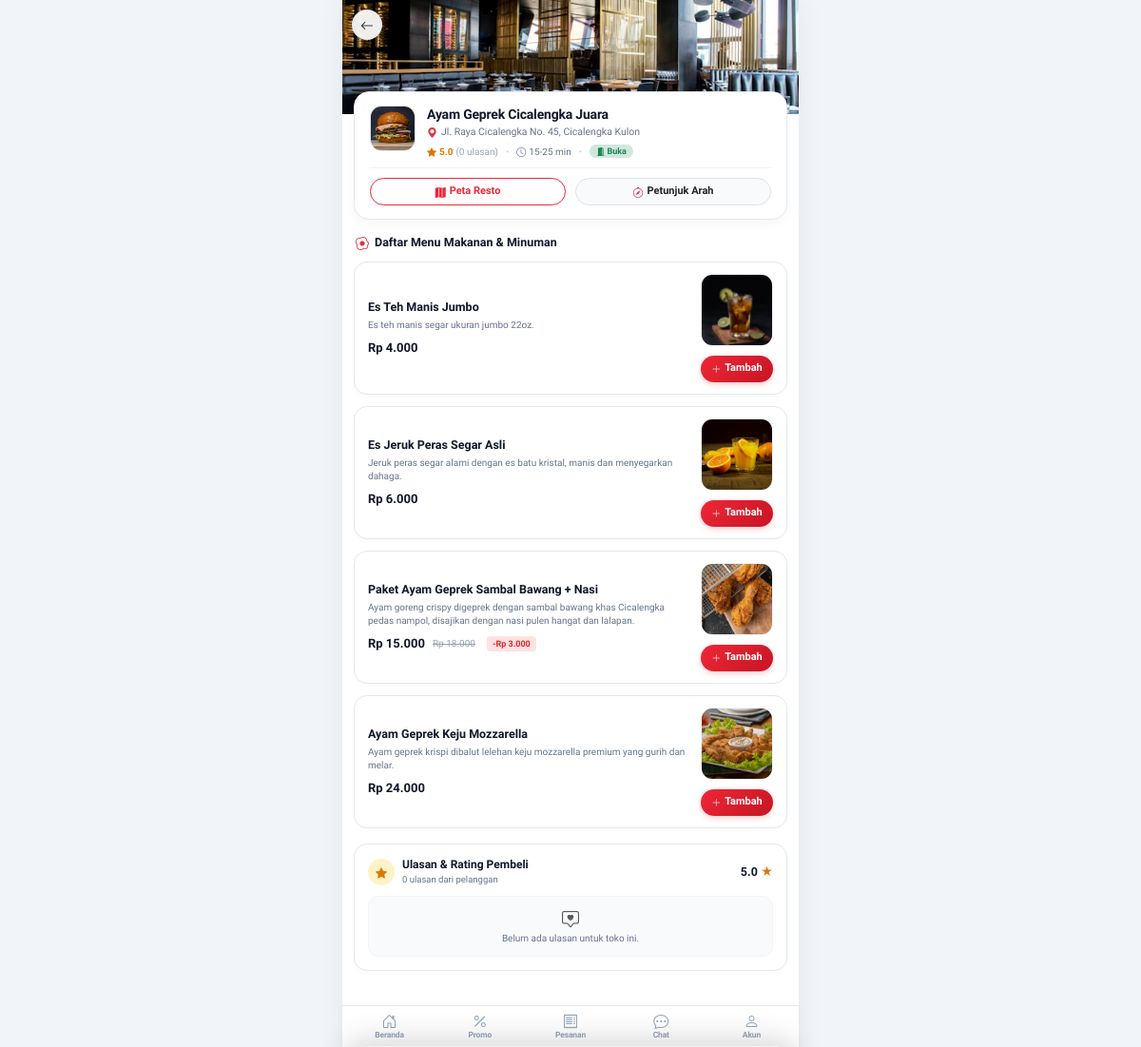
/stores/1, run on the app's committed database.
### tables this page shows
CREATE TABLE `stores` (
  `id` bigint(20) unsigned NOT NULL AUTO_INCREMENT,
  `vendor_id` bigint(20) unsigned NOT NULL,
  `module_id` int(10) unsigned NOT NULL,
  `zone_id` int(10) unsigned NOT NULL,
  `name` varchar(150) NOT NULL,
  `phone` varchar(25) NOT NULL,
  `email` varchar(100) DEFAULT NULL,
  `logo` varchar(255) DEFAULT NULL,
  `cover_photo` varchar(255) DEFAULT NULL,
  `address` text NOT NULL,
  `latitude` decimal(10,8) NOT NULL,
  `longitude` decimal(11,8) NOT NULL,
  `minimum_order` decimal(12,2) NOT NULL DEFAULT 0.00,
  `delivery_time` varchar(30) NOT NULL DEFAULT '20-30 min',
  `delivery_fee` decimal(12,2) NOT NULL DEFAULT 5000.00,
  `tax_percent` decimal(5,2) NOT NULL DEFAULT 0.00,
  `is_open` tinyint(1) NOT NULL DEFAULT 1,
  `status` enum('pending','approved','suspended') NOT NULL DEFAULT 'approved',
  `rating` decimal(3,2) NOT NULL DEFAULT 5.00,
  `reviews_count` int(10) unsigned NOT NULL DEFAULT 0,
  `order_count` int(10) unsigned NOT NULL DEFAULT 0,
  `created_at` timestamp NOT NULL DEFAULT current_timestamp(),
  `updated_at` timestamp NOT NULL DEFAULT current_timestamp() ON UPDATE current_timestamp(),
  PRIMARY KEY (`id`),
  KEY `idx_vendor` (`vendor_id`),
  KEY `idx_module_zone` (`module_id`,`zone_id`),
  KEY `idx_open_status` (`is_open`,`status`),
  KEY `fk_store_zone` (`zone_id`),
  CONSTRAINT `fk_store_module` FOREIGN KEY (`module_id`) REFERENCES `modules` (`id`) ON DELETE CASCADE,
  CONSTRAINT `fk_store_vendor` FOREIGN KEY (`vendor_id`) REFERENCES `users` (`id`) ON DELETE CASCADE,
  CONSTRAINT `fk_store_zone` FOREIGN KEY (`zone_id`) REFERENCES `zones` (`id`) ON DELETE CASCADE
);

CREATE TABLE `products` (
  `id` bigint(20) unsigned NOT NULL AUTO_INCREMENT,
  `store_id` bigint(20) unsigned NOT NULL,
  `module_id` int(10) unsigned NOT NULL,
  `category_id` int(10) unsigned NOT NULL,
  `name` varchar(200) NOT NULL,
  `description` text DEFAULT NULL,
  `image` varchar(255) DEFAULT NULL,
  `price` decimal(12,2) NOT NULL DEFAULT 0.00,
  `discount` decimal(12,2) NOT NULL DEFAULT 0.00,
  `discount_type` enum('percent','amount') NOT NULL DEFAULT 'percent',
  `unit` varchar(20) NOT NULL DEFAULT 'pcs',
  `stock` int(11) NOT NULL DEFAULT 100,
  `is_veg` tinyint(1) NOT NULL DEFAULT 0,
  `is_recommended` tinyint(1) NOT NULL DEFAULT 0,
  `status` tinyint(1) NOT NULL DEFAULT 1,
  `order_count` int(10) unsigned NOT NULL DEFAULT 0,
  `rating` decimal(3,2) NOT NULL DEFAULT 5.00,
  `reviews_count` int(10) unsigned NOT NULL DEFAULT 0,
  `created_at` timestamp NOT NULL DEFAULT current_timestamp(),
  `updated_at` timestamp NOT NULL DEFAULT current_timestamp() ON UPDATE current_timestamp(),
  PRIMARY KEY (`id`),
  KEY `idx_product_store` (`store_id`),
  KEY `idx_product_cat` (`category_id`),
  KEY `idx_product_module` (`module_id`),
  KEY `idx_product_status` (`status`,`is_recommended`),
  CONSTRAINT `fk_product_category` FOREIGN KEY (`category_id`) REFERENCES `categories` (`id`) ON DELETE CASCADE,
  CONSTRAINT `fk_product_module` FOREIGN KEY (`module_id`) REFERENCES `modules` (`id`) ON DELETE CASCADE,
  CONSTRAINT `fk_product_store` FOREIGN KEY (`store_id`) REFERENCES `stores` (`id`) ON DELETE CASCADE
);

### views/customer/store.php (the view, shortened to what the rows shown need)
<div class="position-relative">
    <img src="<?= $baseUrl ?>/<?= htmlspecialchars($store['cover_photo'] ?? 'assets/images/stores/geprek_cover.jpg') ?>" alt="<?= htmlspecialchars($store['name']) ?>" style="width: 100%; height: 120px; object-fit: cover;">
    <div class="position-absolute top-0 start-0" style="padding: 10px;">
        <a href="<?= $baseUrl ?>" class="btn btn-light rounded-circle shadow-sm d-flex align-items-center justify-content-center" style="width: 32px; height: 32px; background: rgba(255, 255, 255, 0.92); backdrop-filter: blur(8px); border: 1px solid rgba(226, 232, 240, 0.8); padding: 0;">
            <i class="bi bi-arrow-left text-dark" style="font-size: 14px;"></i>
        </a>
    </div>
</div>
<div style="padding: 0 12px !important;">
    <div style="background: #FFFFFF; border: 1px solid #E2E8F0; border-radius: 16px !important; margin-top: -24px; position: relative; z-index: 2; padding: 14px 16px !important; margin-bottom: 16px !important; box-shadow: 0 4px 12px rgba(0, 0, 0, 0.04);">
        <div style="display: flex; align-items: flex-start; gap: 12px !important; margin-bottom: 10px !important;">
            <img src="<?= $baseUrl ?>/<?= htmlspecialchars($store['logo'] ?? 'assets/images/stores/geprek_logo.png') ?>" alt="Logo" style="width: 48px; height: 48px; object-fit: cover; border-radius: 12px !important; flex-shrink: 0; background: #FFFFFF; border: 1px solid #E2E8F0;">
            <div style="flex-grow: 1; min-width: 0;">
                <h6 style="font-size: 14px; font-weight: 800; color: #0F172A; margin: 0 0 3px 0 !important; line-height: 1.3; letter-spacing: -0.2px; text-overflow: ellipsis; overflow: hidden; white-space: nowrap;"><?= htmlspecialchars($store['name']) ?></h6>
                <div style="font-size: 10.5px; color: #64748B; margin-bottom: 6px !important; display: flex; align-items: center; gap: 4px; text-overflow: ellipsis; overflow: hidden; white-space: nowrap;">
                    <i class="bi bi-geo-alt-fill text-danger flex-shrink-0" style="font-size: 11px;"></i>
                    <span style="text-overflow: ellipsis; overflow: hidden; white-space: nowrap;"><?= htmlspecialchars($store['address']) ?></span>
                </div>
                <div style="display: flex; align-items: center; gap: 8px !important; font-size: 10px; color: #64748B; flex-wrap: wrap;">
                    <span style="color: #D97706; font-weight: 700; display: flex; align-items: center; gap: 3px; flex-shrink: 0;">
                        <i class="bi bi-star-fill" style="font-size: 10px;"></i> <?= number_format((float)($store['rating'] ?? 5.0), 1) ?>
                        <span style="color: #94A3B8; font-weight: 400;">(<?= (int)($store['reviews_count'] ?? 0) ?> ulasan)</span>
                    </span>
                    <span style="color: #CBD5E1;">•</span>
                    <span style="display: flex; align-items: center; gap: 3px; flex-shrink: 0;"><i class="bi bi-clock me-0.5"></i><?= htmlspecialchars($store['delivery_time'] ?? '15-25 mnt') ?></span>
                    <span style="color: #CBD5E1;">•</span>
                    <?php if ($store['is_open']): ?>
                        <span class="badge bg-success-subtle text-success fw-bold rounded-pill flex-shrink-0" style="font-size: 9px; padding: 2px 7px;"><i class="bi bi-door-open-fill me-0.5"></i> Buka</span>
                    <?php else: ?>
                        <span class="badge bg-danger-subtle text-danger fw-bold rounded-pill flex-shrink-0" style="font-size: 9px; padding: 2px 7px;"><i class="bi bi-door-closed-fill me-0.5"></i> Tutup</span>
                    <?php endif; ?>
                </div>
            </div>
        </div>
        <div style="display: flex; align-items: center; justify-content: space-between; border-top: 1px solid #F1F5F9; padding-top: 10px !important; margin-top: 10px !important; gap: 10px !important;">
            <button class="btn btn-outline-danger btn-sm rounded-pill fw-bold" style="font-size: 11px !important; padding: 5px 12px !important; border: 1px solid #EE2737; color: #EE2737; flex: 1; display: flex; align-items: center; justify-content: center; gap: 4px;" type="button" data-bs-toggle="collapse" data-bs-target="#storeMapCollapse" aria-expanded="false">
                <i class="bi bi-map-fill" style="font-size: 11px;"></i> Peta Resto
            </button>
            <a href="https://www.google.com/maps/dir/?api=1&destination=<?= (float)($store['latitude'] ?? -6.9835) ?>,<?= (float)($store['longitude'] ?? 107.8335) ?>" target="_blank" class="btn btn-light btn-sm text-dark rounded-pill fw-semibold border" style="font-size: 11px !important; padding: 5px 12px !important; border-color: #CBD5E1; background: #F8FAFC; color: #1E293B; flex: 1; display: flex; align-items: center; justify-content: center; gap: 4px; text-decoration: none;">
                <i class="bi bi-compass text-danger" style="font-size: 11px;"></i> Petunjuk Arah
            </a>
        </div>
    </div>
</div>
<div style="padding: 0 12px 16px 12px !important;">
    <div style="margin-top: 14px !important; margin-bottom: 12px !important; padding: 0 2px;">
        <h6 style="font-size: 12.5px; font-weight: 800; color: #0F172A; margin: 0; display: flex; align-items: center; gap: 6px;">
            <i class="bi bi-egg-fried text-danger" style="font-size: 14px;"></i> Daftar Menu Makanan & Minuman
        </h6>
    </div>
    <?php if (empty($products)): ?>
        <div style="text-align: center; padding: 14px; background: #F8FAFC; border-radius: 12px; border: 1px solid #E2E8F0; color: #64748B; font-size: 11px;">Belum ada menu yang ditampilkan.</div>
    <?php else: ?>
        <div style="display: flex; flex-direction: column; gap: 12px !important; margin-bottom: 16px !important;">
            <?php foreach ($products as $prod):
                $isOutOfStock = ((int)($prod['stock'] ?? 0) <= 0);
            ?>
                <div style="background: #FFFFFF; border: 1px solid <?= $isOutOfStock ? '#FEE2E2' : '#E2E8F0' ?>; border-radius: 14px !important; padding: 12px 14px !important; display: flex; align-items: center; justify-content: space-between; gap: 12px !important; box-shadow: 0 2px 6px rgba(0, 0, 0, 0.02); overflow: hidden; <?= $isOutOfStock ? 'opacity: 0.72;' : '' ?>">
                    <div style="flex-grow: 1; min-width: 0;">
                        <div style="display: flex; align-items: center; gap: 6px; margin-bottom: 4px !important;">
                            <div style="font-size: 12.5px; font-weight: 700; color: #0F172A; line-height: 1.3; text-overflow: ellipsis; overflow: hidden; white-space: nowrap;" title="<?= htmlspecialchars($prod['name']) ?>"><?= htmlspecialchars($prod['name']) ?></div>
                        </div>
                        <div style="display: -webkit-box; -webkit-line-clamp: 2; -webkit-box-orient: vertical; overflow: hidden; font-size: 10px; color: #64748B; line-height: 1.4; margin-bottom: 8px !important;">
                            <?= htmlspecialchars($prod['description']) ?>
                        </div>
                        <div style="display: flex; align-items: center; gap: 8px !important; flex-wrap: wrap;">
                            <span style="font-size: 13px; font-weight: 800; color: #0F172A;"><?= format_rupiah($prod['final_price']) ?></span>
                            <?php if (!empty($prod['discount']) && (float)$prod['discount'] > 0 && (float)$prod['price'] > (float)$prod['final_price']): ?>
                                <span style="font-size: 10px; color: #94A3B8; text-decoration: line-through; margin-right: 4px;"><?= format_rupiah($prod['price']) ?></span>
                                <span style="font-size: 9px; padding: 2px 6px; border-radius: 4px; background: #FEE2E2; color: #DC2626; font-weight: 700;">-<?= $prod['discount_type'] === 'percent' ? (int)$prod['discount'] . '%' : format_rupiah($prod['discount']) ?></span>
                            <?php endif; ?>
                        </div>
                    </div>
                    <div style="flex-shrink: 0; text-align: center; width: 76px;">
                        <img src="<?= $baseUrl ?>/<?= htmlspecialchars($prod['image'] ?? 'assets/images/products/default.jpg') ?>" alt="<?= htmlspecialchars($prod['name']) ?>" style="width: 76px; height: 76px; object-fit: cover; border-radius: 12px !important; margin-bottom: 4px !important; border: 1px solid #F1F5F9;">
                        <div>
                            <?php if (!$store['is_open']): ?>
                                <button type="button" class="btn btn-sm btn-secondary disabled w-100" style="font-size: 10px; padding: 3px 0 !important; border-radius: 20px !important;">Tutup</button>
                            <?php elseif ($isOutOfStock): ?>
                                <button type="button" class="btn btn-sm disabled w-100" style="font-size: 10px; padding: 3px 0 !important; border-radius: 20px !important; background:#FEE2E2; color:#DC2626; border: none; font-weight:700;">Habis</button>
                            <?php else: ?>
                                <button type="button" class="gofood-btn-add-block m-0" onclick="addToCart(<?= $prod['id'] ?>, 1)">
                                    <i class="bi bi-plus-lg" style="font-size: 10px;"></i> Tambah
                                </button>
                            <?php endif; ?>
                        </div>
                    </div>
                </div>
            <?php endforeach; ?>
        </div>
    <?php endif; ?>
    <div style="background: #FFFFFF; border: 1px solid #E2E8F0; border-radius: 14px !important; padding: 14px !important; margin-bottom: 16px !important; box-shadow: 0 2px 6px rgba(0, 0, 0, 0.02);">
        <div style="display: flex; justify-content: space-between; align-items: center; margin-bottom: 10px !important;">
            <div style="display: flex; align-items: center; gap: 8px !important;">
                <div style="width: 28px; height: 28px; border-radius: 50%; background: #FEF3C7; color: #D97706; display: flex; align-items: center; justify-content: center; flex-shrink: 0; font-size: 12px;">
                    <i class="bi bi-star-fill"></i>
                </div>
                <div>
                    <h6 style="font-size: 12px; font-weight: 700; color: #0F172A; margin: 0;">Ulasan & Rating Pembeli</h6>
                    <span style="font-size: 9.5px; color: #64748B;"><?= $store['reviews_count'] ?? 0 ?> ulasan dari pelanggan</span>
                </div>
            </div>
            <div style="flex-shrink: 0; text-align: right;">
                <div style="font-size: 12.5px; font-weight: 800; color: #0F172A;"><?= number_format($store['rating'] ?? 5.0, 1) ?> <span style="color: #D97706;">★</span></div>
            </div>
        </div>
        <?php if (empty($reviews)): ?>
            <div style="text-align: center; padding: 12px; background: #F8FAFC; border-radius: 10px; border: 1px solid #F1F5F9; color: #64748B; font-size: 10px;">
                <i class="bi bi-chat-square-heart text-muted d-block mb-1" style="font-size: 18px;"></i>
                Belum ada ulasan untuk toko ini.
            </div>
        <?php endif; ?>
    </div>
</div>

### data on the page
stores: cover_photo (picture), logo (picture), name "Ayam Geprek Cicalengka Juara", address "Jl. Raya Cicalengka No. 45, Cicalengka Kulon", rating "5.0", reviews_count "0", delivery_time "15-25 min"
products: name "Es Teh Manis Jumbo", description "Es teh manis segar ukuran jumbo 22oz.", final_price "Rp 4.000", image (picture)
products: name "Es Jeruk Peras Segar Asli", description "Jeruk peras segar alami dengan es batu kristal, manis dan menyegarkan dahaga.", final_price "Rp 6.000", image (picture)
products: name "Paket Ayam Geprek Sambal Bawang + Nasi", description "Ayam goreng crispy digeprek dengan sambal bawang khas Cicalengka pedas nampol, disajikan dengan nasi pulen hangat dan lalapan.", final_price "Rp 15.000", price "Rp 18.000", discount "Rp 3.000", image (picture)
products: name "Ayam Geprek Keju Mozzarella", description "Ayam geprek krispi dibalut lelehan keju mozzarella premium yang gurih dan melar.", final_price "Rp 24.000", image (picture)
